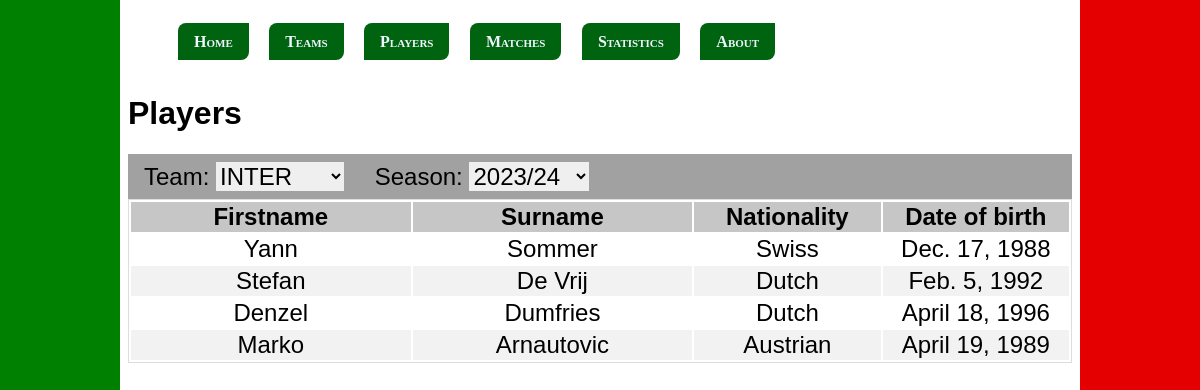
Screenshot of /players/ with the database file from the repository.
### footballstats/models.py (models this page shows, shortened)
class Player(models.Model):
    player_id = models.AutoField(primary_key=True)
    firstname = models.CharField(max_length=100, null=True)
    surname = models.CharField(max_length=100, null=True)
    role = models.CharField(max_length=50, null=True)
    date_of_birth = models.DateField(null=True)
    nationality = models.CharField(max_length=100, null=True)

### footballstats/views.py (the view, shortened to what this page needs)
# urls.py: path("players/", views.players, name="players"),
def players(request):
    if request.method == "GET":
        season = Season.objects.latest("start_date").season_id
        club_ids = list(set([t.club.club_id for t in PlayerClubOfSeason.objects.filter(season=season)]))
        club = Club.objects.filter(club_id__in=club_ids).order_by("club_name")[0].club_id
    clubs = Club.objects.filter(club_id__in=club_ids)
    player_ids = list(set([p.player.player_id for p in PlayerClubOfSeason.objects.filter(season=season, club=club)]))
    players = Player.objects.filter(player_id__in=player_ids)
    seasons = Season.objects.all()
    print(f"club {club}")
    return render(request, "footballstats/players.html", {
        "players" : players,
        "seasons" : seasons,
        "teams" : clubs,
        "team" : club,
        "season" : season,
    })

### footballstats/models.py (called while the page is built)
    def __str__(self) -> str:
        return f"{self.club_name}"

    def __str__(self) -> str:
        return f"{str(self.start_date.year)}/{str(self.end_date.year)[2:]}"

### footballstats/templates/footballstats/players.html (shortened to what this page needs)
{% extends "base.html" %}
{% load static %}
{% block css_files %}
    <link rel="stylesheet" href="{% static "footballstats/footballstats.css" %}">
{% endblock css_files %}
{% block navigation %}
{% include "footballstats/includes/header.html" %}
{% endblock navigation %}
{% block content %}
<h1>Players</h1>
<div class="tabdiv-head">
    <form action="{% url "players" %}" method="POST">
        <label for="team">Team:</label>
        <select name="team" id="team" onchange="this.form.submit()">
            {% for t in teams  %}
            <option value="{{ t.club_id }}" {% if t.club_id == team %} selected="selected" {% endif %}>
                {{ t }}
            </option>
            {% endfor %}
        </select>
        <label for="season">Season:</label>
        <select name="season" id="season" onchange="this.form.submit()">
            {% for s in seasons  %}
            <option value="{{ s.season_id }}" {% if s.season_id == season %} selected="selected" {% endif %}>
                {{ s }}
            </option>
            {% endfor %}
        </select>
    </form>
</div>
<div class="tabdiv-body">
    <table class="content-tab players-tab">
        <colgroup>
            <col><col><col><col>
        </colgroup>
        <thead>
            <tr>
                <th>Firstname</th>
                <th>Surname</th>
                <th>Nationality</th>
                <th>Date of birth</th>
            </tr>
        </thead>
        <tbody>
            {% for player in players %}
                <tr>
                    <td>{{ player.firstname }}</td>
                    <td>{{ player.surname }}</td>
                    <td>{{ player.nationality }}</td>
                    <td>{{ player.date_of_birth }}</td>
                </tr>
            {% endfor %}
        </tbody>
    </table>
</div>
{% endblock content %}

### templates/base.html (shortened to what this page needs)
{% load static %}
<!DOCTYPE html>
<html lang="en">
<head>
    <link rel="stylesheet" href="{% static "base.css" %}">
    {% block css_files %}
    {% endblock css_files %}
</head>
<body>
    {% block navigation %}
    {% endblock navigation %}
    <div class="content">
        {% block content %}
        {% endblock content %}
    </div>
</body>
</html>

### footballstats/templates/footballstats/includes/header.html
{% load static %}
{% block css_files %}
<link rel="stylesheet" href="{% static "footballstats/header.css" %}">
{% endblock css_files %}
<div class="navbar">
<header>
    <nav>
        <a href="{% url "home" %}">Home</a>
    </nav>
    <nav>
        <a href="{% url "teams" %}">Teams</a>
    </nav>
    <nav>
        <a href="{% url "players" %}">Players</a>
    </nav>
    <nav>
        <a href="{% url "matches" %}">Matches</a>
    </nav>
    <nav>
        <a href="{% url "statistics" %}">Statistics</a>
    </nav>
    <nav>
        <a href="{% url "about" %}">About</a>
    </nav>
</header>
</div>

### static/base.css (style rules this page uses)
body { background-image: linear-gradient(to right, green 10%, white 10%, white 90%, rgb(228, 0, 0) 10%); margin: 10px; font-family: 'Gill Sans', 'Gill Sans MT', Calibri, 'Trebuchet MS', sans-serif; }
.content { margin: auto; width: 80%; background-color: rgb(255, 255, 255); }

### footballstats/static/footballstats/footballstats.css (style rules this page uses)
.content-tab thead { background-color: #bebebede; font-weight: bold; }
.content-tab { width: 100%; border: 1px solid #ddd; font-size: 1.5rem; }
.content-tab tr:nth-child(even) { background-color: #f2f2f2; }
.content-tab tr { text-align: center; }
.players-tab colgroup col:nth-child(1) { width: 30%; }
.players-tab colgroup col:nth-child(2) { width: 30%; }
.players-tab colgroup col:nth-child(3) { width: 20%; }
.players-tab colgroup col:nth-child(4) { width: 20%; }
.tabdiv-head form { background-color: rgb(161, 161, 161); font-size: 1.5rem; padding: 0.5rem 0 0.5rem 1rem; }
.tabdiv-head select { margin-right: 1.5rem; border: None; font-size: 1.5rem; }
#team { width: 8rem; }
#season { width: 7.5rem; }

### footballstats/static/footballstats/header.css (style rules this page uses)
.navbar { margin-left: 10rem; overflow: hidden; background-color: transparent; }
.navbar nav { margin: 1rem 0.5rem 1rem 0.5rem; display: inline-block; font: small-caps bold 16px/2 cursive; }
.navbar nav a { margin: auto; padding: 0.6rem 1rem 0.6rem 1rem; background-color: rgb(0, 99, 16); border-radius: 8px 0px 8px 0px; text-decoration: none; color:aliceblue; }

### rows the page displays
Player: firstname "Yann", surname "Sommer", nationality "Swiss", date_of_birth "Dec. 17, 1988"
Player: firstname "Stefan", surname "De Vrij", nationality "Dutch", date_of_birth "Feb. 5, 1992"
Player: firstname "Denzel", surname "Dumfries", nationality "Dutch", date_of_birth "April 18, 1996"
Player: firstname "Marko", surname "Arnautovic", nationality "Austrian", date_of_birth "April 19, 1989"

### other values shown
form field team "INTER"
form field season "2023/24"
